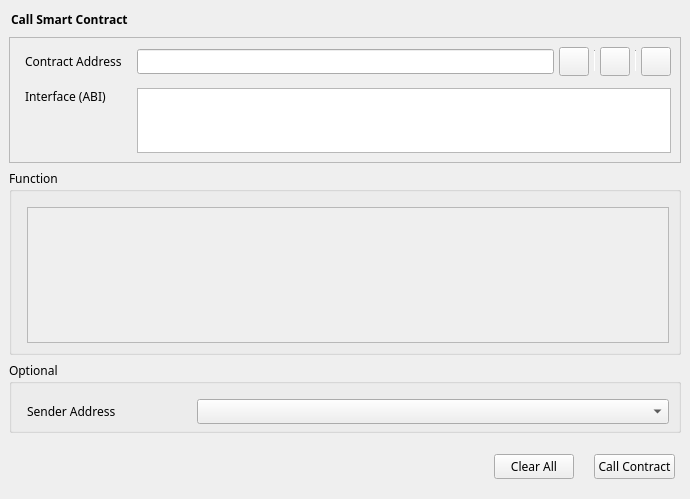
<?xml version="1.0" encoding="UTF-8"?>
<ui version="4.0">
 <class>CallContract</class>
 <widget class="QWidget" name="CallContract">
  <property name="geometry">
   <rect>
    <x>0</x>
    <y>0</y>
    <width>690</width>
    <height>499</height>
   </rect>
  </property>
  <property name="font">
   <font>
    <family>微软雅黑</family>
   </font>
  </property>
  <property name="windowTitle">
   <string>Form</string>
  </property>
  <layout class="QVBoxLayout" name="verticalLayout_4">
   <property name="leftMargin">
    <number>0</number>
   </property>
   <property name="topMargin">
    <number>0</number>
   </property>
   <property name="rightMargin">
    <number>0</number>
   </property>
   <item>
    <widget class="QStackedWidget" name="stackedWidget">
     <property name="currentIndex">
      <number>0</number>
     </property>
     <widget class="QWidget" name="callContractPage">
      <property name="minimumSize">
       <size>
        <width>656</width>
        <height>0</height>
       </size>
      </property>
      <layout class="QVBoxLayout" name="verticalLayout">
       <item>
        <layout class="QHBoxLayout" name="horizontalLayout_3">
         <property name="leftMargin">
          <number>2</number>
         </property>
         <property name="bottomMargin">
          <number>2</number>
         </property>
         <item>
          <widget class="QLabel" name="labelTitle">
           <property name="enabled">
            <bool>true</bool>
           </property>
           <property name="maximumSize">
            <size>
             <width>160</width>
             <height>16777215</height>
            </size>
           </property>
           <property name="font">
            <font>
             <family>微软雅黑</family>
             <weight>75</weight>
             <bold>true</bold>
            </font>
           </property>
           <property name="text">
            <string>Call Smart Contract</string>
           </property>
          </widget>
         </item>
         <item>
          <spacer name="horizontalSpacer_2">
           <property name="orientation">
            <enum>Qt::Horizontal</enum>
           </property>
           <property name="sizeType">
            <enum>QSizePolicy::Expanding</enum>
           </property>
           <property name="sizeHint" stdset="0">
            <size>
             <width>40</width>
             <height>20</height>
            </size>
           </property>
          </spacer>
         </item>
        </layout>
       </item>
       <item>
        <widget class="QFrame" name="frameContract">
         <property name="sizePolicy">
          <sizepolicy hsizetype="Preferred" vsizetype="Fixed">
           <horstretch>0</horstretch>
           <verstretch>0</verstretch>
          </sizepolicy>
         </property>
         <property name="minimumSize">
          <size>
           <width>656</width>
           <height>0</height>
          </size>
         </property>
         <property name="frameShape">
          <enum>QFrame::StyledPanel</enum>
         </property>
         <property name="frameShadow">
          <enum>QFrame::Raised</enum>
         </property>
         <layout class="QVBoxLayout" name="verticalLayout_2">
          <property name="leftMargin">
           <number>0</number>
          </property>
          <property name="rightMargin">
           <number>0</number>
          </property>
          <item>
           <layout class="QGridLayout" name="gridLayout">
            <property name="leftMargin">
             <number>15</number>
            </property>
            <property name="rightMargin">
             <number>9</number>
            </property>
            <property name="horizontalSpacing">
             <number>15</number>
            </property>
            <property name="verticalSpacing">
             <number>12</number>
            </property>
            <item row="0" column="0">
             <widget class="QLabel" name="labelContractAddress">
              <property name="font">
               <font>
                <family>微软雅黑</family>
               </font>
              </property>
              <property name="text">
               <string>Contract Address</string>
              </property>
             </widget>
            </item>
            <item row="1" column="2">
             <widget class="QValidatedTextEdit" name="textEditInterface">
              <property name="sizePolicy">
               <sizepolicy hsizetype="Expanding" vsizetype="Fixed">
                <horstretch>0</horstretch>
                <verstretch>0</verstretch>
               </sizepolicy>
              </property>
              <property name="maximumSize">
               <size>
                <width>16777215</width>
                <height>65</height>
               </size>
              </property>
              <property name="horizontalScrollBarPolicy">
               <enum>Qt::ScrollBarAlwaysOff</enum>
              </property>
             </widget>
            </item>
            <item row="0" column="2">
             <layout class="QHBoxLayout" name="horizontalLayout_2">
              <property name="spacing">
               <number>5</number>
              </property>
              <item>
               <widget class="QValidatedLineEdit" name="lineEditContractAddress"/>
              </item>
              <item>
               <widget class="QToolButton" name="loadInfoButton">
                <property name="toolTip">
                 <string>Choose from contract book page</string>
                </property>
                <property name="text">
                 <string/>
                </property>
                <property name="iconSize">
                 <size>
                  <width>22</width>
                  <height>22</height>
                 </size>
                </property>
               </widget>
              </item>
              <item>
               <widget class="Line" name="vLine">
                <property name="maximumSize">
                 <size>
                  <width>1</width>
                  <height>22</height>
                 </size>
                </property>
                <property name="orientation">
                 <enum>Qt::Vertical</enum>
                </property>
               </widget>
              </item>
              <item>
               <widget class="QToolButton" name="pasteAddressButton">
                <property name="toolTip">
                 <string>Paste contract address from clipboard</string>
                </property>
                <property name="text">
                 <string/>
                </property>
                <property name="iconSize">
                 <size>
                  <width>22</width>
                  <height>22</height>
                 </size>
                </property>
               </widget>
              </item>
              <item>
               <widget class="Line" name="vLine2">
                <property name="maximumSize">
                 <size>
                  <width>1</width>
                  <height>22</height>
                 </size>
                </property>
                <property name="orientation">
                 <enum>Qt::Vertical</enum>
                </property>
               </widget>
              </item>
              <item>
               <widget class="QToolButton" name="saveInfoButton">
                <property name="toolTip">
                 <string>Save contract info</string>
                </property>
                <property name="text">
                 <string/>
                </property>
                <property name="iconSize">
                 <size>
                  <width>22</width>
                  <height>22</height>
                 </size>
                </property>
               </widget>
              </item>
             </layout>
            </item>
            <item row="1" column="0" alignment="Qt::AlignTop">
             <widget class="QLabel" name="labelInterface">
              <property name="font">
               <font>
                <family>微软雅黑</family>
               </font>
              </property>
              <property name="text">
               <string>Interface (ABI)</string>
              </property>
             </widget>
            </item>
           </layout>
          </item>
         </layout>
        </widget>
       </item>
       <item>
        <widget class="QGroupBox" name="groupBoxFunction">
         <property name="minimumSize">
          <size>
           <width>656</width>
           <height>0</height>
          </size>
         </property>
         <property name="font">
          <font>
           <family>微软雅黑</family>
          </font>
         </property>
         <property name="title">
          <string>Function</string>
         </property>
         <property name="flat">
          <bool>true</bool>
         </property>
         <layout class="QVBoxLayout" name="verticalLayout_3">
          <property name="leftMargin">
           <number>15</number>
          </property>
          <property name="topMargin">
           <number>15</number>
          </property>
          <item>
           <widget class="QScrollArea" name="scrollAreaFunction">
            <property name="widgetResizable">
             <bool>true</bool>
            </property>
            <widget class="QWidget" name="scrollAreaWidgetContents">
             <property name="geometry">
              <rect>
               <x>0</x>
               <y>0</y>
               <width>644</width>
               <height>148</height>
              </rect>
             </property>
            </widget>
           </widget>
          </item>
         </layout>
        </widget>
       </item>
       <item>
        <widget class="QGroupBox" name="groupBoxOptional">
         <property name="minimumSize">
          <size>
           <width>656</width>
           <height>0</height>
          </size>
         </property>
         <property name="font">
          <font>
           <family>微软雅黑</family>
          </font>
         </property>
         <property name="title">
          <string>Optional</string>
         </property>
         <property name="flat">
          <bool>true</bool>
         </property>
         <layout class="QGridLayout" name="gridLayout_3">
          <property name="leftMargin">
           <number>15</number>
          </property>
          <property name="topMargin">
           <number>15</number>
          </property>
          <property name="bottomMargin">
           <number>6</number>
          </property>
          <property name="horizontalSpacing">
           <number>10</number>
          </property>
          <property name="verticalSpacing">
           <number>6</number>
          </property>
          <item row="0" column="0">
           <widget class="QLabel" name="labelSenderAddress">
            <property name="sizePolicy">
             <sizepolicy hsizetype="Fixed" vsizetype="Preferred">
              <horstretch>0</horstretch>
              <verstretch>0</verstretch>
             </sizepolicy>
            </property>
            <property name="minimumSize">
             <size>
              <width>160</width>
              <height>0</height>
             </size>
            </property>
            <property name="maximumSize">
             <size>
              <width>16777215</width>
              <height>16777215</height>
             </size>
            </property>
            <property name="text">
             <string>Sender Address</string>
            </property>
           </widget>
          </item>
          <item row="0" column="1">
           <widget class="AddressField" name="lineEditSenderAddress">
            <property name="minimumSize">
             <size>
              <width>370</width>
              <height>0</height>
             </size>
            </property>
           </widget>
          </item>
         </layout>
        </widget>
       </item>
      </layout>
     </widget>
    </widget>
   </item>
   <item>
    <layout class="QHBoxLayout" name="horizontalLayout">
     <property name="leftMargin">
      <number>9</number>
     </property>
     <property name="topMargin">
      <number>6</number>
     </property>
     <property name="rightMargin">
      <number>15</number>
     </property>
     <property name="bottomMargin">
      <number>9</number>
     </property>
     <item>
      <spacer name="horizontalSpacer">
       <property name="orientation">
        <enum>Qt::Horizontal</enum>
       </property>
       <property name="sizeType">
        <enum>QSizePolicy::Expanding</enum>
       </property>
       <property name="sizeHint" stdset="0">
        <size>
         <width>40</width>
         <height>20</height>
        </size>
       </property>
      </spacer>
     </item>
     <item>
      <widget class="QPushButton" name="pushButtonClearAll">
       <property name="font">
        <font>
         <family>微软雅黑</family>
        </font>
       </property>
       <property name="text">
        <string>Clear All</string>
       </property>
      </widget>
     </item>
     <item>
      <spacer name="horizontalSpacer_3">
       <property name="orientation">
        <enum>Qt::Horizontal</enum>
       </property>
       <property name="sizeType">
        <enum>QSizePolicy::Fixed</enum>
       </property>
       <property name="sizeHint" stdset="0">
        <size>
         <width>14</width>
         <height>20</height>
        </size>
       </property>
      </spacer>
     </item>
     <item>
      <widget class="QPushButton" name="pushButtonCallContract">
       <property name="font">
        <font>
         <family>微软雅黑</family>
        </font>
       </property>
       <property name="text">
        <string>Call Contract</string>
       </property>
      </widget>
     </item>
    </layout>
   </item>
  </layout>
 </widget>
 <customwidgets>
  <customwidget>
   <class>QValidatedLineEdit</class>
   <extends>QLineEdit</extends>
   <header>qvalidatedlineedit.h</header>
  </customwidget>
  <customwidget>
   <class>QValidatedTextEdit</class>
   <extends>QTextEdit</extends>
   <header>qvalidatedtextedit.h</header>
  </customwidget>
  <customwidget>
   <class>AddressField</class>
   <extends>QComboBox</extends>
   <header>addressfield.h</header>
  </customwidget>
 </customwidgets>
 <resources/>
 <connections/>
</ui>
